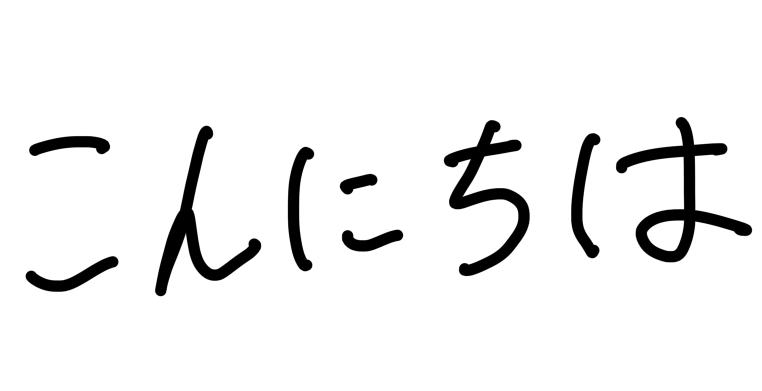
#> input picture hello.png, 1523 x 782 px, found by its file name (shown at 1/2 size); its folder holds 5 pictures in this run
$ jupyter execute --allow-errors Untitled0.ipynb
#> lines starting #> are read from the running program, lines starting #| are printed output that depends on the picture; after the words box and inside, x2 and y2 are one past the last pixel; in counts of white or black regions, pixels touching at a corner belong together
<a href="https://colab.research.google.com/github/beatlesatani/OCR_project/blob/main/Untitled0.ipynb" target="_parent"></a>

[cell 1]
# import the necessary packages
from tensorflow.keras.models import load_model
from imutils.contours import sort_contours
import numpy as np
import argparse
import imutils
import cv2
import os
import glob
import matplotlib.pyplot as plt
import pandas as pd
import cv2
from google.colab.patches import cv2_imshow
import imutils
from imutils import contours
import matplotlib.pyplot as plt

# Now you can use functions from the glob module

from PIL import Image

[cell 2]
from google.colab import drive
drive.mount('/content/gdrive')

[cell 3]
## need to move the file to local

#> (a cell that did not finish here is left out)

[cell 5]
hiragana_list = ['',]

[cell 6]
#prepprocess the pictures in the folder

[cell 7]
out_dir = "/content/gdrive/MyDrive/hiraganas"
result = []

# List all image files in the directory
image_files = glob.glob(os.path.join(out_dir, '*.png'))

# Loop through the image files
for i, image_file in enumerate(image_files):
    # Load the image using OpenCV
    img = cv2.imread(image_file)

    # Convert the image to grayscale and resize it to 32x32
    img_gray = cv2.cvtColor(img, cv2.COLOR_BGR2GRAY)
    img_resized = cv2.resize(img_gray, (32, 32))

    # Append the label (i) and the processed image to the result list
    result.append([i, img_resized])

    # Display the first 5 images
    if i < 5:
        plt.subplot(1, 5, i + 1)
        plt.axis("off")
        plt.title(str(i))
        plt.imshow(img_resized, cmap='gray')

# Show the plotted images
plt.show()

## 同じ種類のデータだから処理がすくないかもだけどカラーの新しい写真だと処理が増えそう

## here make sure that model can take input and make predictions from pictures from same dataset

[cell 8]
for item in result:
    index, image = item
    shape = image.shape
    #print(f"Index {index}: Shape {shape}, Dimensions: {image.ndim}")
result

#> (a cell that did not finish here is left out)

[cell 10]
im_size = 32
im_color = 1
in_shape = (im_size, im_size, im_color)

new_image = []
for d in result:
  (num, img) = d
  img = img.astype('float').reshape(im_size, im_size, im_color) / 255
  new_image.append(img)
new_image = np.array(new_image)

#> (a cell that did not finish here is left out)

[cell 12]
new_image.shape

#> (a cell that did not finish here is left out)

#> (a cell that did not finish here is left out)

## model works well. Build OCR process from here

[cell 15]
##this part is for object detection , not character itself
# construct the argument parser and parse the arguments
'''
ap = argparse.ArgumentParser()
ap.add_argument("-i", "--image", required=True,
	help="path to input image")
ap.add_argument("-m", "--model", type=str, required=True,
	help="path to trained handwriting recognition model")

args = vars(ap.parse_args())
'''

[cell 16]
image = cv2.imread("/content/gdrive/MyDrive/hello.png")
#> image is the input picture: shape (782, 1523, 3); min 0, max 255, mean 239.5

[cell 17]
##this part is for object detection , not character itself. 写真の処理

gray = cv2.cvtColor(image, cv2.COLOR_BGR2GRAY)
blurred = cv2.GaussianBlur(gray, (5, 5), 0)
# perform edge detection, find contours in the edge map, and sort the
# resulting contours from left-to-right
edged = cv2.Canny(blurred, 30, 150)
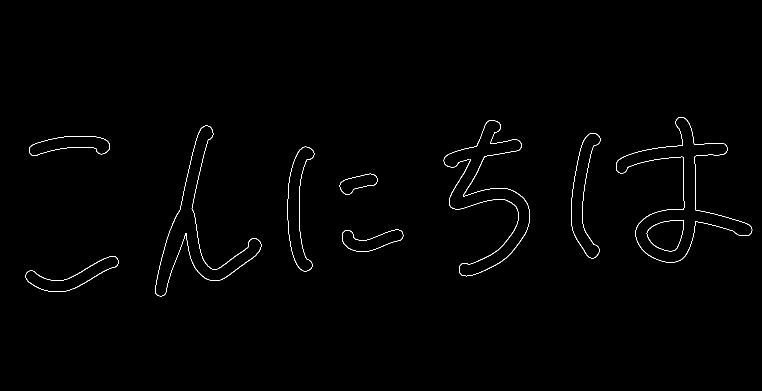
#> edged: shape (782, 1523) (shown at 1/2 size); 0.6% white in thin lines or dots, all inside (x1, y1, x2, y2) = (51, 234, 1505, 593)
cnts_image = edged
cnts = cv2.findContours(edged.copy(), cv2.RETR_EXTERNAL,cv2.CHAIN_APPROX_SIMPLE)
#> cnts = 9 contours; largest, box (x1, y1, x2, y2) and area: (1232, 234, 1505, 525) 21611, (310, 251, 523, 593) 14441, (1142, 266, 1201, 517) 6043, (575, 293, 629, 543) 5948, (51, 512, 237, 584) 4509
cnts = imutils.grab_contours(cnts)

cnts = sort_contours(cnts, method="left-to-right")[0]
# initialize the list of contour bounding boxes and associated
# characters that we'll be OCR'ing
chars = []

[cell 18]
# Create a 2x2 grid for displaying images
plt.figure(figsize=(10, 8))  # Adjust the figure size as needed

# Display the original image
plt.subplot(2, 2, 1)
plt.imshow(image)
#plt.imshow(cv2.cvtColor(image, cv2.COLOR_BGR2RGB))
plt.title("Original Image")

# Display the grayscale image
plt.subplot(2, 2, 2)
plt.imshow(gray, cmap='gray')
plt.title("Grayscale Image")

# Display the blurred image
plt.subplot(2, 2, 3)
plt.imshow(blurred, cmap='gray')
plt.title("Blurred Image")

# Display the contour image
plt.subplot(2, 2, 4)
plt.imshow(cnts_image)
#plt.imshow(cv2.cvtColor(contour_image, cv2.COLOR_BGR2RGB))
plt.title("Contour Image")

# Show the 2x2 grid of images
plt.tight_layout()
plt.show()
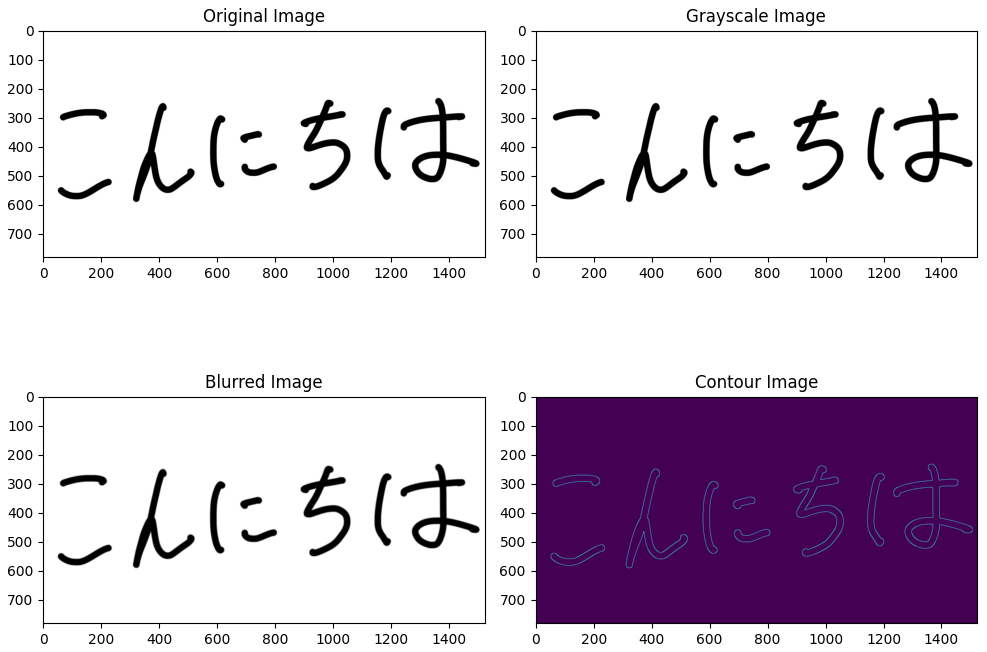
#> figure drawn by matplotlib, 4 panels

[cell 19]
#data processing objects that detected in conturs detection
# loop over the contours
for c in cnts:
	# compute the bounding box of the contour
	(x, y, w, h) = cv2.boundingRect(c)
	# filter out bounding boxes, ensuring they are neither too small
	# nor too large
	if (w >= 20 and w <= 1500) and (h >= 20 and h <= 1200):
		# extract the character and threshold it to make the character
		# appear as *white* (foreground) on a *black* background, then
		# grab the width and height of the thresholded image
		roi = gray[y:y + h, x:x + w]
		thresh = cv2.threshold(roi, 0, 255,
cv2.THRESH_BINARY_INV | cv2.THRESH_OTSU)[1]
		(tH, tW) = thresh.shape
		# if the width is greater than the height, resize along the width dimension
		if tW > tH:
			thresh = imutils.resize(thresh, width=32)
		# otherwise, resize along the height
		else:
			thresh = imutils.resize(thresh, height=32)
   		# re-grab the image dimensions (now that its been resized)
		# and then determine how much we need to pad the width and
		# height such that our image will be 32x32
		(tH, tW) = thresh.shape
		dX = int(max(0, 32 - tW) / 2.0)
		dY = int(max(0, 32 - tH) / 2.0)
		# pad the image and force 32x32 dimensions
		padded = cv2.copyMakeBorder(thresh, top=dY, bottom=dY,
			left=dX, right=dX, borderType=cv2.BORDER_CONSTANT,
			value=(0, 0, 0))
		padded = cv2.resize(padded, (32, 32))
		# prepare the padded image for classification via our
		# handwriting OCR model
		padded = padded.astype("float32") / 255.0
		padded = np.expand_dims(padded, axis=-1)
		# update our list of characters that will be OCR'd
		chars.append((padded, (x, y, w, h)))
#> this loop made 9 passes
#> (x, y, w, h, dX, dY) on passes 1 to 9: (51, 512, 186, 72, 0, 10), (58, 272, 162, 40, 0, 12), (310, 251, 213, 342, 6, 0), (575, 293, 54, 250, 13, 0), (679, 347, 76, 42, 0, 7), (684, 459, 123, 45, 0, 10), (887, 240, 173, 313, 7, 0), (1142, 266, 59, 251, 12, 0), (1232, 234, 273, 291, 1, 0)
#> pass 1, `roi = gray[y:y + h, x:x + w]`:
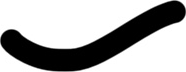
#> roi: shape (72, 186); min 0, max 255, mean 170.4
#> pass 1, `thresh = cv2.threshold(roi, 0, 255, cv2.THRESH_BINARY_INV | cv2.THRESH..`:
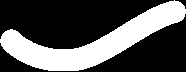
#> thresh: shape (72, 186); 33.2% white; 1 white region, box (x1, y1, x2, y2) and area: (0, 0, 186, 71) 4440
#> pass 1, `padded = cv2.copyMakeBorder(thresh, top=dY, bottom=dY, left=dX, right=..`:
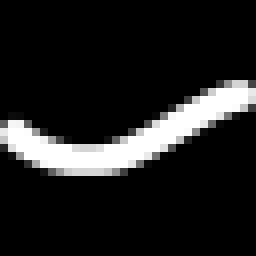
#> padded: shape (32, 32) (shown 8 times larger); min 0, max 255, mean 31.7
#> after the loop:
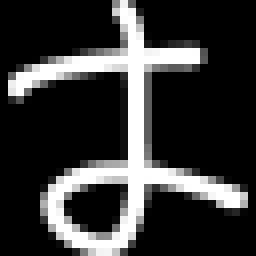
#> padded: shape (32, 32, 1) float32 (shown 8 times larger); min 0, max 1, mean 0.214
#> after the loop:
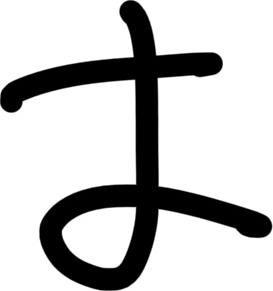
#> roi: shape (291, 273); min 0, max 255, mean 196.8
#> after the loop:
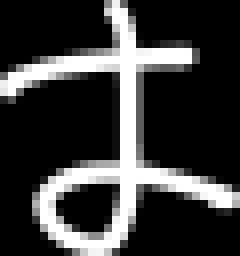
#> thresh: shape (32, 30) (shown 8 times larger); min 0, max 255, mean 58.1
#> after the loop, chars = 9 items

[cell 20]
chars

[cell 21]
# extract the bounding box locations and padded characters
boxes = [b[1] for b in chars]
#> boxes = [(51, 512, 186, 72), (58, 272, 162, 40), (310, 251, 213, 342), (575, 293, 54, 250), (679, 347, 76, 42), (684, 459, 123, 45), (887, 240, 173, 313), (1142, 266, 59, 251), (1232, 234, 273, 291)]
chars = np.array([c[0] for c in chars], dtype="float32")
# OCR the characters using our handwriting recognition model
#> (the rest of this cell did not finish here and is left out)

[cell 22]
boxes
#> Out has the same summary as boxes
